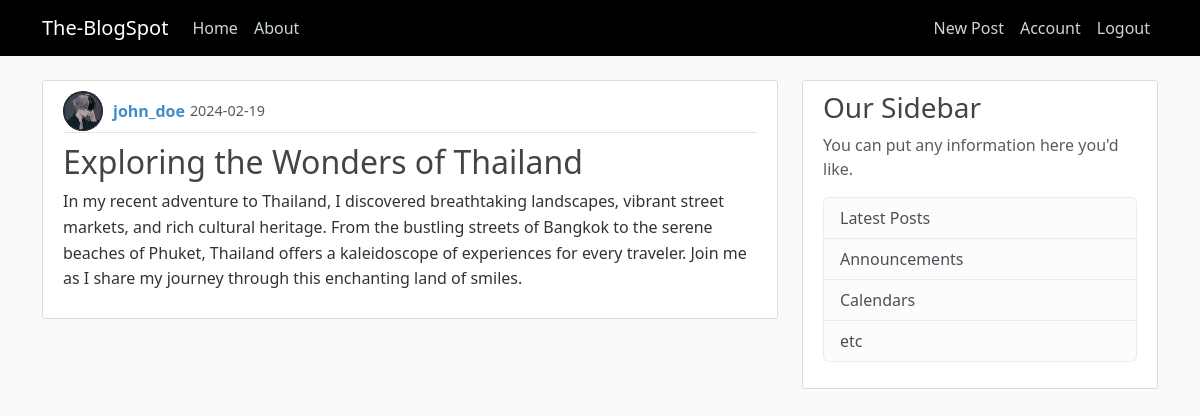
The app's page /home (signed in) with its own data.
### blogspot/models.py (models this page shows, shortened)
class Post(db.Model):
    id = db.Column(db.Integer, primary_key =True)
    title = db.Column(db.String(100), nullable =False)
    date_posted = db.Column(db.DateTime, nullable = False, default =datetime.utcnow)
    content = db.Column(db.Text, nullable =False)
    user_id = db.Column(db.Integer, db.ForeignKey('user.id'), nullable =False)

class User(db.Model, UserMixin):
    id = db.Column(db.Integer, primary_key =True)
    username = db.Column(db.String(20), unique =True, nullable =False)
    email = db.Column(db.String(100), unique =True, nullable =False)
    password = db.Column(db.String(50), nullable =False)
    image_file = db.Column(db.String(100), default='default.jpg', nullable =False)
    post = db.relationship('Post', backref ='author', lazy =True)

### blogspot/routes.py (the view)
@app.route("/")
@app.route("/home")
def home():
    posts =Post.query.all()
    return render_template("home.html", posts= posts)

### blogspot/models.py (called while the page is built)
@login_manager.user_loader
def load_user(user_id):
    return User.query.get(int(user_id))

### blogspot/templates/home.html
{% extends "layout.html" %}
{% block content %}
    {% for post in posts %}
    <article class="media content-section">
        <div class="media-body">
            <div class="article-metadata">
                <img class="rounded-circle article-img" src="{{ url_for('static', filename ='profile_pics/' + post.author.image_file ) }}">
                <a class="mr-2" href="#">{{ post.author.username }}</a>
                <small class="text-muted">{{ post.date_posted.strftime('%Y-%m-%d') }}</small>
            </div>
            <h2><a class="article-title" href="{{ url_for('post', post_id =post.id)}}">{{ post.title }}</a></h2>
            <p class="article-content">{{ post.content }}</p>
        </div>
    </article>
    {% endfor %}
{% endblock content %}

### blogspot/static/main.css (style rules this page uses)
a { text-decoration: none; }
body { background: #fafafa; color: #333333; margin-top: 5rem; }
h1, h2, h3, h4, h5, h6 { color: #444444; }
.content-section { background: #ffffff; padding: 10px 20px; border: 1px solid #dddddd; border-radius: 3px; margin-bottom: 20px; }
.article-title { color: #444444; }
.article-content { white-space: pre-line; }
.article-img { height: 65px; width: 65px; margin-right: 16px; }
.article-metadata { padding-bottom: 1px; margin-bottom: 4px; border-bottom: 1px solid #e3e3e3 }
.media { display: flex; align-items: center; }
.media-body { flex: 1; }
.article-metadata { display: flex; align-items: center; margin-bottom: 10px; }
.article-metadata img { height: 40px; width: 40px; margin-right: 10px; border-radius: 50%; }
.article-metadata a { color: #428bca; font-weight: bold; text-decoration: none; transition: color 0.3s; }
.article-metadata small { color: #888888; font-size: 0.9em; margin-left: 5px; }
.article-title { margin-top: 10px; }
.article-content { line-height: 1.6; }

### records on screen
Post: image_file (picture), author.username "john_doe", date_posted "2024-02-19", title "Exploring the Wonders of Thailand", content "In my recent adventure to Thailand, I discovered breathtaking landscapes, vibrant street markets, and rich cultural heritage. From the bustling streets of Bangkok to the serene beaches of Phuket, Thailand offers a kaleidoscope of experiences for every traveler. Join me as I share my journey through this enchanting land of smiles."
